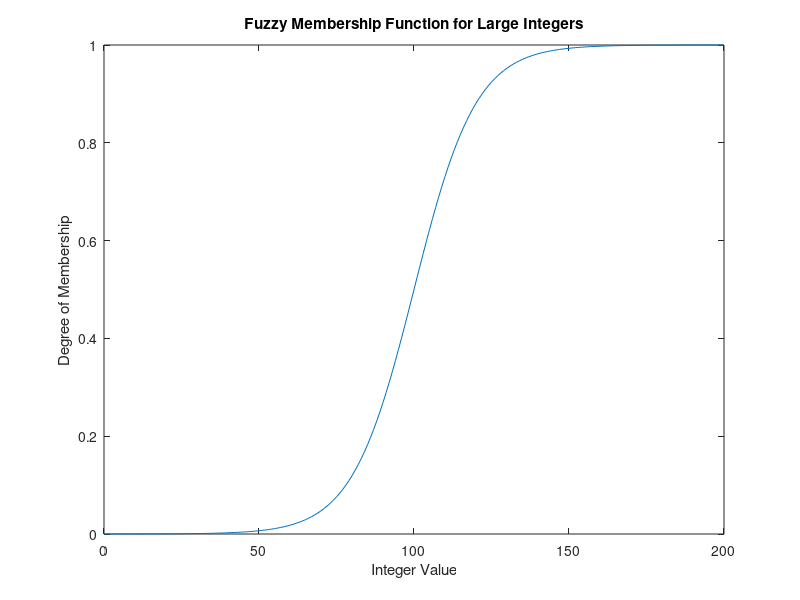

The MATLAB source for this figure:
% Define a vector of integers
x = 0:1:200; % Example range

% Define the membership function for "large integers"
mu_large = 1./(1 + exp(-0.1*(x-100))); % Sigmoid function for smooth transition

% Plot
figure;
plot(x, mu_large);
title('Fuzzy Membership Function for Large Integers');
xlabel('Integer Value');
ylabel('Degree of Membership');
